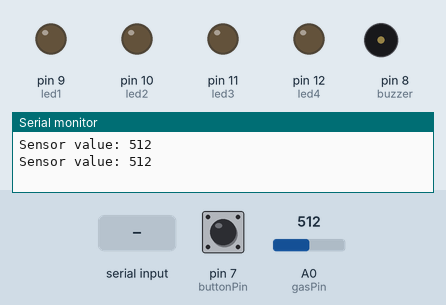
Recording of a sketch running on a simulated Arduino Uno, built with avr-gcc and run on an emulated ATmega328P. On the bench: output pins drawn as LEDs (lit = HIGH), buzzer (waves = sounding, pin HIGH), the last lines printed to the serial monitor. The inputs (shaded band) are chosen by the test bench; at power-on: pin 7 (buttonPin) LOW, A0 (gasPin) = 512.

Above: at 1.2 s.
1.3 s: "30,150\n" received over Serial
At 3.3 s:
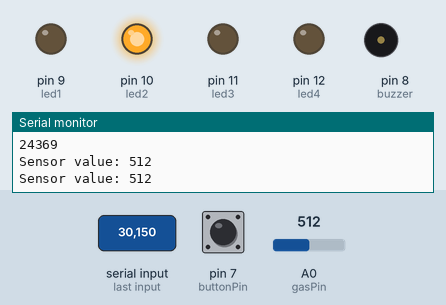
5.4 s: pin 7 (buttonPin) pulled HIGH for 1 s
At 7.1 s:
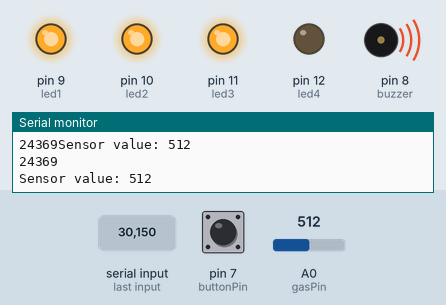
10.5 s: "90,45\n" received over Serial
At 14.4 s:
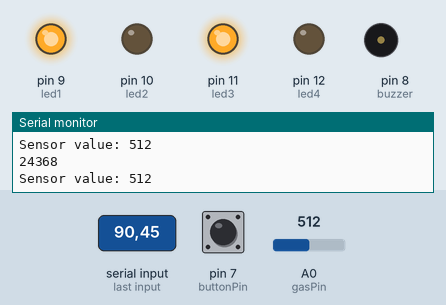
14.6 s: "2\n" received over Serial
At 18.0 s:
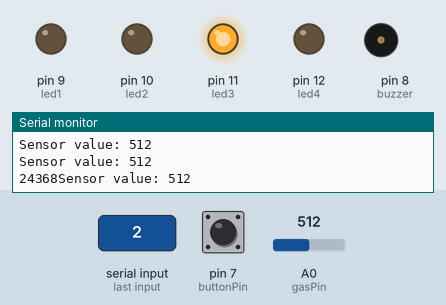
18.5 s: pin 7 (buttonPin) pulled HIGH for 3.2 s
At 20.2 s:
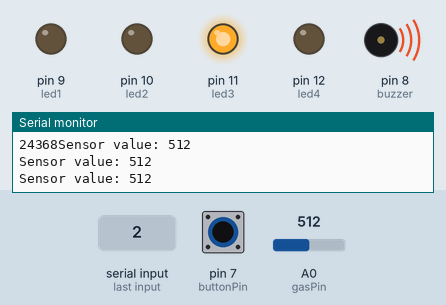
23.6 s: "3\n" received over Serial
At 25.3 s:
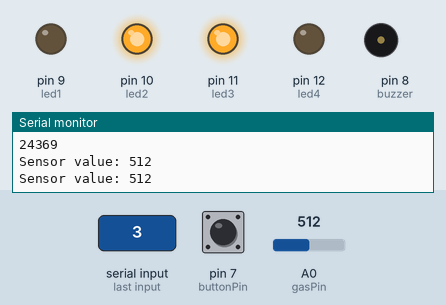
Timing chart, 0 to 26.6 s (numbered marks = the images above; inputs shaded):
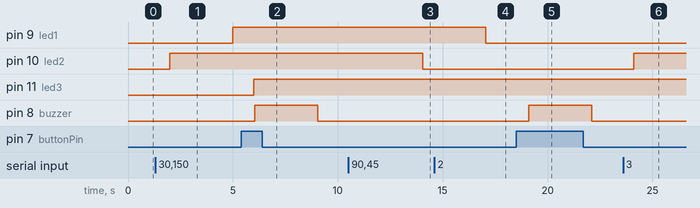

The sketch:

Arduino_usb_control_270316.ino
```cpp
const int buttonPin = 7;     // the number of the pushbutton pin
const int buzzer = 8;
const int led1 = 9;
const int led2 = 10;
const int led3 = 11;
const int led4 = 12;

const int gasPin = A0; //GAS sensor output pin to Arduino analog A0 pin

// variables will change:
int buttonState = 0;         // variable for reading the pushbutton status
int state = 0;
String readString;
String sensor_val = "Sensor value: ";
double temp;
byte number = 0;

void setup(){
    Serial.println("Initialising GPIO's as Outputs");
    //Initialising GPIO's output.
    pinMode(led1, OUTPUT);
    pinMode(led2, OUTPUT);
    pinMode(led3, OUTPUT);
    pinMode(led4, OUTPUT);
    pinMode(buzzer, OUTPUT);
    // initialize the inputs
    pinMode(buttonPin, INPUT);
    pinMode(gasPin, INPUT);
    Serial.begin(9600);
}

void loop(){
  if (Serial.available() > 0) {
        light(Serial.read() - '0');
    }
    String smoke_level = sensor_val + analogRead(gasPin);
    Serial.println(smoke_level);

    buttonState = digitalRead(buttonPin);
    // check if the pushbutton is pressed.
    // if it is, the buttonState is HIGH:
    if (buttonState == HIGH) {
        delay(50);
        digitalWrite(buzzer, HIGH);      // turn buzzer on:
        delay(2000);
        }
    else{
        digitalWrite(buzzer, LOW);     // turn buzzer off:
    }
    delay(1000);
}

void light(int n){

    if (n == 1){
        digitalWrite(led1, HIGH);
        Serial.print(String('led1_1'));
        //delay(500);
      }
    if (n == 2){
        digitalWrite(led1, LOW);
        Serial.print('led1_0');
        //delay(500);
      }

    if (n == 3){
        digitalWrite(led2, HIGH);
        Serial.println(String('led2_1'));
        //delay(500);
      }
    if (n == 4){
        digitalWrite(led2, LOW);
        Serial.println(String('led2_0'));
        //delay(500);
      }

    if (n == 5){
        digitalWrite(led3, HIGH);
        Serial.println(String('led3_1'));
        //delay(500);
      }
    if (n == 6){
        digitalWrite(led3, LOW);
        Serial.println(String('led3_0'));
        //delay(500);
      }
    if (n == 7){
        digitalWrite(led4, HIGH);
        Serial.println(String('led4_1'));
        //delay(500);
      }
    if (n == 8){
        digitalWrite(led4, LOW);
        Serial.println(String('led4_0'));
        //delay(500);
      }
}
```

Measured:
- after the input at 1.3 s, pin 9 (led1): LOW → HIGH after 3.7 s; pin 10 (led2): LOW → HIGH after 0.70 s
- after the input at 5.4 s, pin 8 (buzzer): LOW → HIGH after 0.65 s, → LOW 3.0 s later
- after the input at 10.5 s, pin 10 (led2): HIGH → LOW after 3.6 s
- after the input at 14.6 s, pin 9 (led1): HIGH → LOW after 2.5 s
- after the input at 18.5 s, pin 8 (buzzer): LOW → HIGH after 0.61 s, → LOW 3.0 s later
- after the input at 23.6 s, pin 10 (led2): LOW → HIGH after 0.51 s
